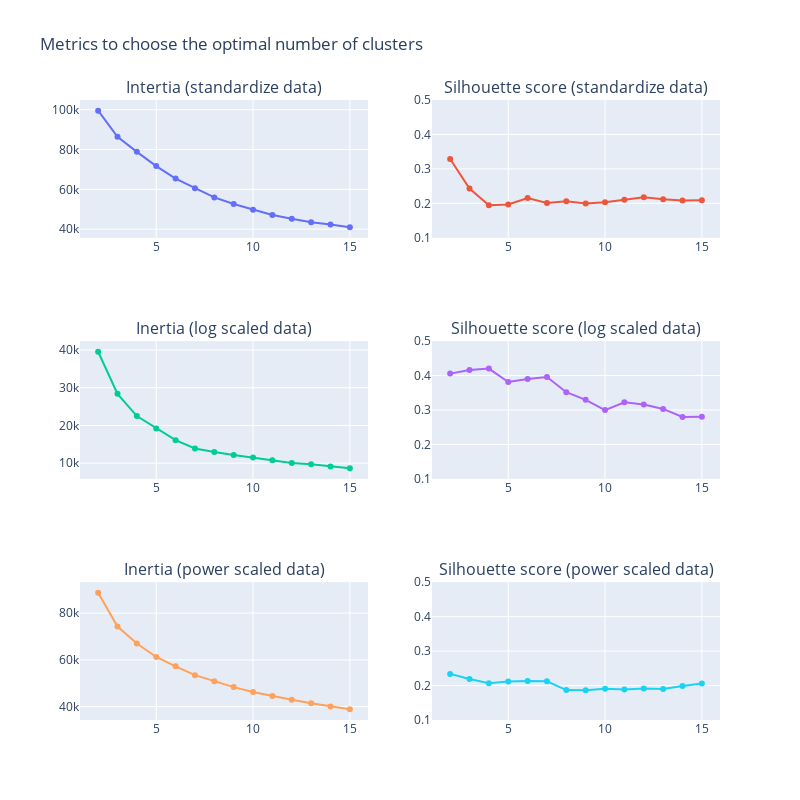

The notebook cell this image was saved under:
### Code cell
fig = make_subplots(rows=3, cols=2,subplot_titles=("Intertia (standardize data)","Silhouette score (standardize data)",
                                                  "Inertia (log scaled data)", "Silhouette score (log scaled data)",
                                                  "Inertia (power scaled data)", "Silhouette score (power scaled data)"))

trace1 = go.Scatter(x=list(range(2,16)),y=np.array(inertia_list_st))
trace2 = go.Scatter(x=list(range(2,16)),y=np.array(silhouette_list_st))

trace3 = go.Scatter(x=list(range(2,16)),y=np.array(inertia_list_log))
trace4 = go.Scatter(x=list(range(2,16)),y=np.array(silhouette_list_log))

trace5 = go.Scatter(x=list(range(2,16)),y=np.array(inertia_list_power))
trace6 = go.Scatter(x=list(range(2,16)),y=np.array(silhouette_list_power))


fig.append_trace(trace1, 1, 1)
fig.append_trace(trace2, 1, 2)
fig.append_trace(trace3, 2, 1)
fig.append_trace(trace4, 2, 2)
fig.append_trace(trace5, 3, 1)
fig.append_trace(trace6, 3, 2)

fig.update_layout(title_text="Metrics to choose the optimal number of clusters",
                  autosize=False,width=800,height=800,
                 showlegend=False)

fig.update_yaxes(range=[0.1, 0.5], row=1, col=2)
fig.update_yaxes(range=[0.1, 0.5], row=2, col=2)
fig.update_yaxes(range=[0.1, 0.5], row=3, col=2)
fig.show()

### Figure 1 — Plotly figure (JSON) as saved in the notebook; plotly's stock layout.template omitted (floating-point values rounded to 4 significant figures)
{"data": [{"type": "scatter", "x": [2, 3, 4, 5, 6, 7, 8, 9, 10, 11, 12, 13, 14, 15], "xaxis": "x", "y": [99530.0, 86420.0, 78830.0, 71670.0, 65430.0, 60490.0, 55940.0, 52640.0, 49740.0, 47070.0, 45240.0, 43440.0, 42330.0, 41020.0], "yaxis": "y"}, {"type": "scatter", "x": [2, 3, 4, 5, 6, 7, 8, 9, 10, 11, 12, 13, 14, 15], "xaxis": "x2", "y": [0.3286, 0.243, 0.1943, 0.1967, 0.2153, 0.2009, 0.2059, 0.1992, 0.2031, 0.2103, 0.2175, 0.212, 0.2079, 0.2091], "yaxis": "y2"}, {"type": "scatter", "x": [2, 3, 4, 5, 6, 7, 8, 9, 10, 11, 12, 13, 14, 15], "xaxis": "x3", "y": [39540.0, 28370.0, 22490.0, 19200.0, 16100.0, 13910.0, 12940.0, 12200.0, 11510.0, 10780.0, 10080.0, 9733.0, 9098.0, 8659.0], "yaxis": "y3"}, {"type": "scatter", "x": [2, 3, 4, 5, 6, 7, 8, 9, 10, 11, 12, 13, 14, 15], "xaxis": "x4", "y": [0.4056, 0.4162, 0.4201, 0.3812, 0.3902, 0.3959, 0.3518, 0.3295, 0.2997, 0.3222, 0.3163, 0.3032, 0.2799, 0.2802], "yaxis": "y4"}, {"type": "scatter", "x": [2, 3, 4, 5, 6, 7, 8, 9, 10, 11, 12, 13, 14, 15], "xaxis": "x5", "y": [88670.0, 74230.0, 66990.0, 61250.0, 57230.0, 53460.0, 50900.0, 48350.0, 46230.0, 44540.0, 42930.0, 41490.0, 40050.0, 38830.0], "yaxis": "y5"}, {"type": "scatter", "x": [2, 3, 4, 5, 6, 7, 8, 9, 10, 11, 12, 13, 14, 15], "xaxis": "x6", "y": [0.2339, 0.219, 0.2069, 0.2119, 0.2134, 0.2122, 0.1869, 0.1863, 0.1905, 0.1883, 0.1911, 0.1901, 0.199, 0.2059], "yaxis": "y6"}], "layout": {"annotations": [{"font": {"size": 16}, "showarrow": false, "text": "Intertia (standardize data)", "x": 0.225, "xanchor": "center", "xref": "paper", "y": 1, "yanchor": "bottom", "yref": "paper"}, {"font": {"size": 16}, "showarrow": false, "text": "Silhouette score (standardize data)", "x": 0.775, "xanchor": "center", "xref": "paper", "y": 1, "yanchor": "bottom", "yref": "paper"}, {"font": {"size": 16}, "showarrow": false, "text": "Inertia (log scaled data)", "x": 0.225, "xanchor": "center", "xref": "paper", "y": 0.6111, "yanchor": "bottom", "yref": "paper"}, {"font": {"size": 16}, "showarrow": false, "text": "Silhouette score (log scaled data)", "x": 0.775, "xanchor": "center", "xref": "paper", "y": 0.6111, "yanchor": "bottom", "yref": "paper"}, {"font": {"size": 16}, "showarrow": false, "text": "Inertia (power scaled data)", "x": 0.225, "xanchor": "center", "xref": "paper", "y": 0.2222, "yanchor": "bottom", "yref": "paper"}, {"font": {"size": 16}, "showarrow": false, "text": "Silhouette score (power scaled data)", "x": 0.775, "xanchor": "center", "xref": "paper", "y": 0.2222, "yanchor": "bottom", "yref": "paper"}], "autosize": false, "height": 800, "showlegend": false, "title": {"text": "Metrics to choose the optimal number of clusters"}, "width": 800, "xaxis": {"anchor": "y", "domain": [0, 0.45]}, "xaxis2": {"anchor": "y2", "domain": [0.55, 1]}, "xaxis3": {"anchor": "y3", "domain": [0, 0.45]}, "xaxis4": {"anchor": "y4", "domain": [0.55, 1]}, "xaxis5": {"anchor": "y5", "domain": [0, 0.45]}, "xaxis6": {"anchor": "y6", "domain": [0.55, 1]}, "yaxis": {"anchor": "x", "domain": [0.7778, 1]}, "yaxis2": {"anchor": "x2", "domain": [0.7778, 1], "range": [0.1, 0.5]}, "yaxis3": {"anchor": "x3", "domain": [0.3889, 0.6111]}, "yaxis4": {"anchor": "x4", "domain": [0.3889, 0.6111], "range": [0.1, 0.5]}, "yaxis5": {"anchor": "x5", "domain": [0, 0.2222]}, "yaxis6": {"anchor": "x6", "domain": [0, 0.2222], "range": [0.1, 0.5]}}}
